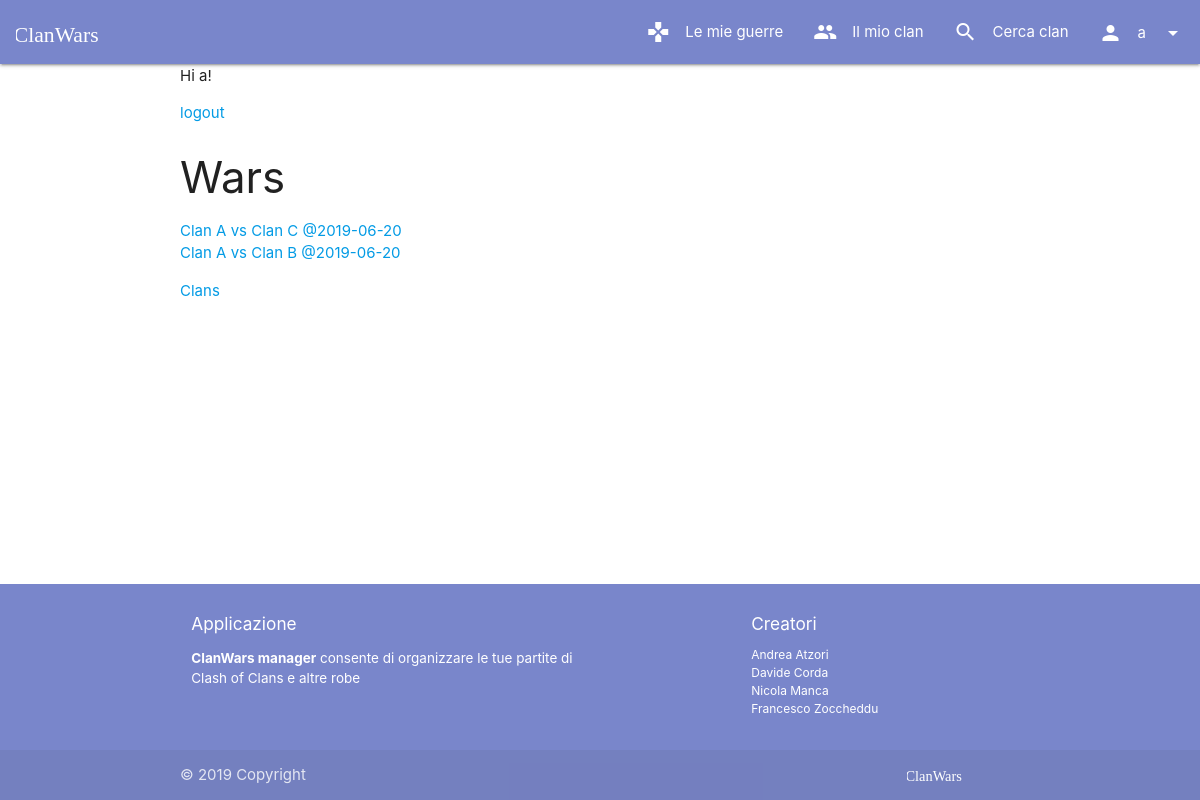
/ (signed in), run on the app's committed database.
### manager/models.py (models this page shows, shortened)
class User(AbstractUser):
    clan = models.ForeignKey("Clan", on_delete=models.SET_NULL, null=True, blank=True, related_name="members")

class War(models.Model):
    allyClan = models.ForeignKey(Clan, on_delete=models.CASCADE, related_name="wars", null=False, blank=False)
    enemyClanName = models.TextField(max_length=30)
    date = models.DateField()
    def get_absolute_url(self):
        return reverse("wars_details", kwargs={'pk': self.pk})
    def __str__(self):
        return f"{self.allyClan.name} vs {self.enemyClanName} @{self.date}"

class Clan(models.Model):
    name = models.CharField(max_length=30)
    clanMaster = models.OneToOneField(User, on_delete=models.CASCADE, related_name="+", null=False, blank=False)
    maxMembers = models.PositiveSmallIntegerField(default=20, validators=[MinValueValidator(1), MaxValueValidator(50)])
    def get_absolute_url(self):
        return reverse("clans_details", kwargs={'pk': self.pk})

### manager/views/home.py (the view)
# urls.py: path(r'', HomeDispatcherView.as_view(), name='home'),
class HomeDispatcherView(View):
    def dispatch(self, request, **kwargs):
        if request.user.is_authenticated and request.user.clan is not None:
            return WarListView.as_view()(request, **kwargs)
        else:
            return render(request, 'home/homepage.html')

### manager/templatetags/toasts.py (called while the page is built)
@register.simple_tag
def toast_if(condition, message, icon=None):
    return mark_safe(toast(message, icon) if condition else "")

### manager/views/wars.py (called while the page is built)
    def get_queryset(self):
        if self.request.user.clan is None:
            raise PermissionDenied()
        return self.request.user.clan.wars.all()

### manager/templates/wars/list.html (shortened to what this page needs)
{% extends 'base.html' %}
{% block content %}
{% if user.is_authenticated %}
    Hi {{ user.username }}!
    <p><a href="{% url 'user_logout' %}">logout</a></p>
    <h3>Wars</h3>
    <ul>
          {% for war in wars %}
              <li>
                <a href={{war.get_absolute_url}}>
                    {{war}}
                </a>
              </li>
          {% endfor %}
    </ul>
{% else %}
    <p>You are not logged in</p>
    <a href="{% url 'user_login' %}">login</a> |
    <a href="{% url 'user_signup' %}">signup</a> |
{% endif %}
<a href="{% url 'clans_list' %}">Clans</a>
    {% load toasts %}
{% endblock %}

### manager/templates/commons/navbar.html (shortened to what this page needs)
{% load static %}
<nav>
    <div class="nav-wrapper">
        <a href="{% url 'home' %}" class="brand-logo">
            <img class="logo-img" src="{% static "images/logotype.svg" %}">
        </a>
        <ul class="right hide-on-med-and-down">
            {% if request.user.is_authenticated %}
            {% if request.user.clan is not None %}
            <li class="waves-effect">
                <a href="{% url 'wars_list' %}">
                    <i class="material-icons left">gamepad</i>
                    Le mie guerre
                </a>
            </li>
            {% endif %}
            <li class="waves-effect">
                {% if request.user.clan is not None %}
                <a href="{{user.clan.get_absolute_url}}">
                    <i class="material-icons left">people</i>
                    Il mio clan
                </a>
                {% else %}
                <a href="{% url 'clans_create' %}">
                    <i class="material-icons left">add</i>
                    Crea clan
                </a>
                {% endif %}
            </li>
            {% endif %}
            <li class="waves-effect">
                <a href="{% url 'clans_list' %}">
                    <i class="material-icons left">search</i>
                    Cerca clan
                </a>
            </li>
            {% if request.user.is_authenticated %}
            <li>
                <a class="dropdown-trigger waves-effect no-autoinit" href="#!" data-target="logout-dropdown">
                    <i class="material-icons left">person</i>
                    {{user.username}}
                    <i class="material-icons right">arrow_drop_down</i>
                </a>
            </li>
            {% endif %}
        </ul>
    </div>
</nav>

### manager/static/css/style.css (style rules this page uses)
.logo-img { max-height: 64px !important; padding: 15px 0 !important; margin-left: 0.5em; margin-right: 0.5em; }
body { display: flex; min-height: 100vh; flex-direction: column; }

### data on the page
User: username "a"
War: allyClan+enemyClanName+date "Clan A vs Clan C @2019-06-20"
War: allyClan+enemyClanName+date "Clan A vs Clan B @2019-06-20"
